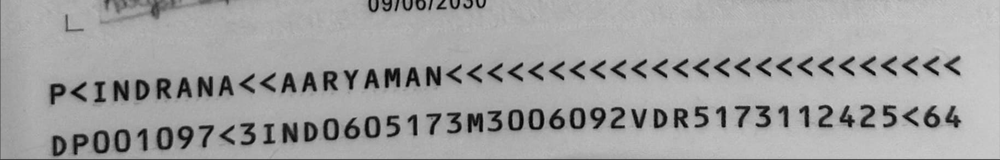
#> input picture scratch/mrz_crop.png, 1000 x 160 px, shrunk from 2724 x 435 before the run, found by its file name
$ python inspect_mrz_crop.py
#> lines starting #> are read from the running program, lines starting #| are printed output that depends on the picture; after the words box and inside, x2 and y2 are one past the last pixel; in counts of white or black regions, pixels touching at a corner belong together
import cv2
import numpy as np
from PIL import Image

arr = cv2.imread('/Users/aaryamanrana/Documents/Facesih /scratch/mrz_crop.png', cv2.IMREAD_GRAYSCALE)
#> arr is the input picture: shape (160, 1000); min 0, max 204, mean 160.3
print("Crop shape:", arr.shape)
#| Crop shape: (160, 1000)

# Binarize with adaptive threshold / Otsu
# The text is dark on a light background
blur = cv2.GaussianBlur(arr, (5, 5), 0)
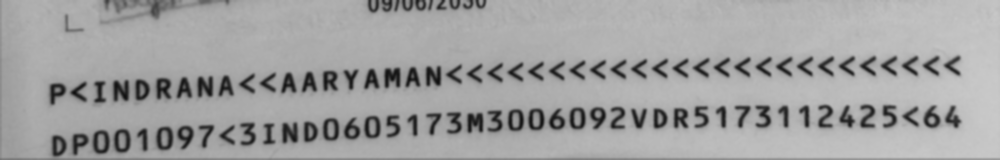
#> blur: shape (160, 1000); min 16, max 201, mean 160.5
_, thresh = cv2.threshold(blur, 0, 255, cv2.THRESH_BINARY_INV + cv2.THRESH_OTSU)
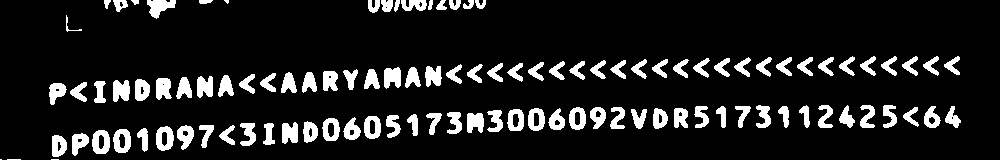
#> thresh: shape (160, 1000); 11.8% white; 107 white regions (4 under 20 px), largest, box (x1, y1, x2, y2) and area: (147, 0, 176, 19) 320, (92, 130, 110, 154) 311, (156, 126, 174, 151) 306

# Find horizontal projections
proj_y = np.sum(thresh, axis=1)
#> proj_y = 160 values, max 95370 at index 125, min 0 at index 32, mean 30120.3
# Normalize projection
proj_y = proj_y / proj_y.max()
#> proj_y = 160 values, max 1 at index 125, min 0 at index 32, mean 0.316

# Print peaks in proj_y
from scipy.signal import find_peaks
peaks, props = find_peaks(proj_y, height=0.2, distance=30)
#> peaks = [1, 72, 125]; props = {'peak_heights': [0.396, 0.789, 1]}
print("Detected line peaks at y:", peaks)
#| Detected line peaks at y: [  1  72 125]

# Crop the 2 lines
if len(peaks) >= 2:
    for i, p in enumerate(peaks[-2:]):
        y0 = max(0, p - 35)
        y1 = min(arr.shape[0], p + 35)
        line_img = arr[y0:y1, :]
        line_thresh = thresh[y0:y1, :]

        # Horizontal projection of this line to find left and right bounds
        proj_x = np.sum(line_thresh, axis=0)
        proj_x = proj_x / proj_x.max()
        valid_cols = np.where(proj_x > 0.15)[0]
        x0, x1 = valid_cols.min(), valid_cols.max()
        print(f"Line {i+1}: y=({y0}, {y1}), x=({x0}, {x1}), width={x1-x0}")

        # Save line crop
        cv2.imwrite(f'/Users/aaryamanrana/Documents/Facesih /scratch/line_{i+1}.png', arr[y0:y1, x0:x1])
#> this loop made 2 passes
#> (p, y0, y1, x0, x1) on passes 1 to 2: (72, 37, 107, 49, 959), (125, 90, 160, 50, 958)
#| Line 1: y=(37, 107), x=(49, 959), width=910
#| Line 2: y=(90, 160), x=(50, 958), width=908
#> pass 1, `line_img = arr[y0:y1, :]`:
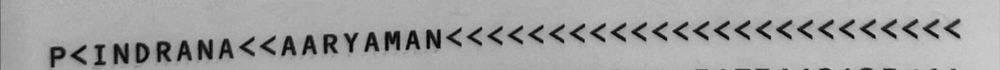
#> line_img: shape (70, 1000); min 0, max 204, mean 160.8
#> pass 1, `line_thresh = thresh[y0:y1, :]`:
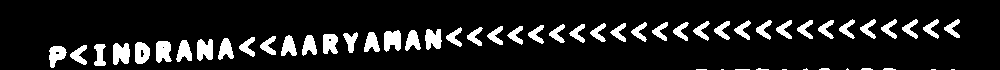
#> line_thresh: shape (70, 1000); 11.5% white; 56 white regions (10 under 20 px), largest, box (x1, y1, x2, y2) and area: (113, 43, 130, 65) 303, (384, 30, 401, 52) 295, (197, 39, 213, 61) 286
#> pass 1, `cv2.imwrite(f'/Users/aaryamanrana/Documents/Facesih /scratch/line_{i+1..`:
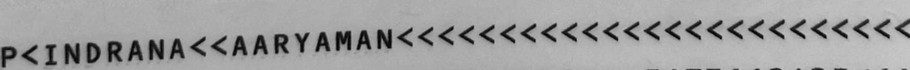
#> saved as line_1.png: shape (70, 910); min 0, max 203, mean 159
#> pass 2, `line_img = arr[y0:y1, :]`:
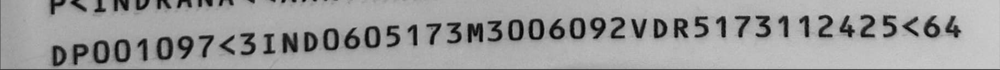
#> line_img: shape (70, 1000); min 0, max 204, mean 155.1
